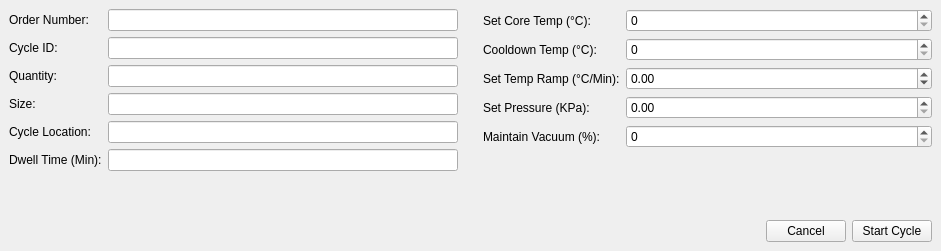
<?xml version="1.0" encoding="UTF-8"?>
<!-- filepath: /c:/DEV/Python/PLC Integration/src1-main/src1-main/RaspPiReader-master/RaspPiReader/qt/startCycle.ui -->
<ui version="4.0">
 <class>CycleStart</class>
 <widget class="QMainWindow" name="CycleStart">
  <property name="geometry">
   <rect>
    <x>0</x>
    <y>0</y>
    <width>941</width>
    <height>251</height>
   </rect>
  </property>
  <property name="windowTitle">
   <string>Start New Cycle</string>
  </property>
  <widget class="QWidget" name="centralwidget">
   <layout class="QGridLayout" name="gridLayout">
    <!-- Top row: Two horizontal layouts side by side -->
    <item row="0" column="0">
     <layout class="QHBoxLayout" name="horizontalLayout_2">
      <!-- Left: Cycle details form -->
      <item>
       <layout class="QFormLayout" name="formLayout">
        <item row="0" column="0">
         <widget class="QLabel" name="orderNumberLabel">
          <property name="text">
           <string>Order Number:</string>
          </property>
         </widget>
        </item>
        <item row="0" column="1">
         <widget class="QLineEdit" name="orderNumberLineEdit">
          <property name="sizePolicy">
           <sizepolicy hsizetype="Expanding" vsizetype="Expanding">
            <horstretch>0</horstretch>
            <verstretch>0</verstretch>
           </sizepolicy>
          </property>
         </widget>
        </item>
        <item row="1" column="0">
         <widget class="QLabel" name="cycleIDLabel">
          <property name="text">
           <string>Cycle ID:</string>
          </property>
         </widget>
        </item>
        <item row="1" column="1">
         <widget class="QLineEdit" name="cycleIDLineEdit">
          <property name="sizePolicy">
           <sizepolicy hsizetype="Expanding" vsizetype="Expanding">
            <horstretch>0</horstretch>
            <verstretch>0</verstretch>
           </sizepolicy>
          </property>
         </widget>
        </item>
        <item row="2" column="0">
         <widget class="QLabel" name="quantityLabel">
          <property name="text">
           <string>Quantity:</string>
          </property>
         </widget>
        </item>
        <item row="2" column="1">
         <widget class="QLineEdit" name="quantityLineEdit"/>
        </item>
        <item row="3" column="0">
         <widget class="QLabel" name="sizeLabel">
          <property name="text">
           <string>Size:</string>
          </property>
         </widget>
        </item>
        <item row="3" column="1">
         <widget class="QLineEdit" name="sizeLineEdit">
          <property name="sizePolicy">
           <sizepolicy hsizetype="Expanding" vsizetype="Expanding">
            <horstretch>0</horstretch>
            <verstretch>0</verstretch>
           </sizepolicy>
          </property>
         </widget>
        </item>
        <item row="4" column="0">
         <widget class="QLabel" name="cycleLocationLabel">
          <property name="text">
           <string>Cycle Location:</string>
          </property>
         </widget>
        </item>
        <item row="4" column="1">
         <widget class="QLineEdit" name="cycleLocationLineEdit">
          <property name="sizePolicy">
           <sizepolicy hsizetype="Expanding" vsizetype="Expanding">
            <horstretch>0</horstretch>
            <verstretch>0</verstretch>
           </sizepolicy>
          </property>
         </widget>
        </item>
        <item row="5" column="0">
         <widget class="QLabel" name="dwellTimeLabel">
          <property name="text">
           <string>Dwell Time (Min):</string>
          </property>
         </widget>
        </item>
        <item row="5" column="1">
         <widget class="QLineEdit" name="dwellTimeLineEdit">
          <property name="sizePolicy">
           <sizepolicy hsizetype="Expanding" vsizetype="Expanding">
            <horstretch>0</horstretch>
            <verstretch>0</verstretch>
           </sizepolicy>
          </property>
         </widget>
        </item>
       </layout>
      </item>
      <!-- Spacer -->
      <item>
       <spacer name="horizontalSpacer_2">
        <property name="orientation">
         <enum>Qt::Horizontal</enum>
        </property>
        <property name="sizeType">
         <enum>QSizePolicy::Fixed</enum>
        </property>
        <property name="sizeHint" stdset="0">
         <size>
          <width>19</width>
          <height>20</height>
         </size>
        </property>
       </spacer>
      </item>
      <!-- Right: Settings form -->
      <item>
       <layout class="QFormLayout" name="formLayout_2">
        <property name="fieldGrowthPolicy">
         <enum>QFormLayout::AllNonFixedFieldsGrow</enum>
        </property>
        <item row="0" column="0">
         <widget class="QLabel" name="tempSetpointLabel">
          <property name="text">
           <string>Set Core Temp (°C):</string>
          </property>
         </widget>
        </item>
        <item row="0" column="1">
         <widget class="QSpinBox" name="tempSetpointSpinBox">
          <property name="sizePolicy">
           <sizepolicy hsizetype="Expanding" vsizetype="Preferred">
            <horstretch>0</horstretch>
            <verstretch>0</verstretch>
           </sizepolicy>
          </property>
          <property name="locale">
           <locale language="English" country="UnitedStates"/>
          </property>
          <property name="maximum">
           <number>10000</number>
          </property>
         </widget>
        </item>
        <item row="1" column="0">
         <widget class="QLabel" name="cooldownTempLabel">
          <property name="text">
           <string>Cooldown Temp (°C):</string>
          </property>
         </widget>
        </item>
        <item row="1" column="1">
         <widget class="QSpinBox" name="cooldownTempSpinBox">
          <property name="sizePolicy">
           <sizepolicy hsizetype="Minimum" vsizetype="Preferred">
            <horstretch>0</horstretch>
            <verstretch>0</verstretch>
           </sizepolicy>
          </property>
          <property name="locale">
           <locale language="English" country="UnitedStates"/>
          </property>
          <property name="maximum">
           <number>10000</number>
          </property>
         </widget>
        </item>
        <item row="2" column="0">
         <widget class="QLabel" name="setTempRampLabel">
          <property name="text">
           <string>Set Temp Ramp (°C/Min):</string>
          </property>
         </widget>
        </item>
        <item row="2" column="1">
         <widget class="QDoubleSpinBox" name="setTempRampLineDoubleSpinBox">
          <property name="sizePolicy">
           <sizepolicy hsizetype="Minimum" vsizetype="Preferred">
            <horstretch>0</horstretch>
            <verstretch>0</verstretch>
           </sizepolicy>
          </property>
          <property name="locale">
           <locale language="English" country="UnitedStates"/>
          </property>
          <property name="minimum">
           <double>-100.0</double>
          </property>
          <property name="maximum">
           <double>1000.0</double>
          </property>
         </widget>
        </item>
        <item row="3" column="0">
         <widget class="QLabel" name="setPressureLabel">
          <property name="text">
           <string>Set Pressure (KPa):</string>
          </property>
         </widget>
        </item>
        <item row="3" column="1">
         <widget class="QDoubleSpinBox" name="setPressureKPaDoubleSpinBox">
          <property name="sizePolicy">
           <sizepolicy hsizetype="Minimum" vsizetype="Preferred">
            <horstretch>0</horstretch>
            <verstretch>0</verstretch>
           </sizepolicy>
          </property>
          <property name="locale">
           <locale language="English" country="UnitedStates"/>
          </property>
          <property name="maximum">
           <double>1000000.0</double>
          </property>
         </widget>
        </item>
        <item row="4" column="0">
         <widget class="QLabel" name="maintainVacuumLabel">
          <property name="text">
           <string>Maintain Vacuum (%):</string>
          </property>
         </widget>
        </item>
        <item row="4" column="1">
         <widget class="QSpinBox" name="maintainVacuumSpinBox">
          <property name="sizePolicy">
           <sizepolicy hsizetype="Minimum" vsizetype="Preferred">
            <horstretch>0</horstretch>
            <verstretch>0</verstretch>
           </sizepolicy>
          </property>
          <property name="locale">
           <locale language="English" country="UnitedStates"/>
          </property>
          <property name="maximum">
           <number>100</number>
          </property>
         </widget>
        </item>
       </layout>
      </item>
     </layout>
    </item>
    <!-- Bottom row: Buttons -->
    <item row="1" column="0">
     <spacer name="verticalSpacer">
      <property name="orientation">
       <enum>Qt::Vertical</enum>
      </property>
      <property name="sizeHint">
       <size>
        <width>20</width>
        <height>123</height>
       </size>
      </property>
     </spacer>
    </item>
    <item row="2" column="0">
     <layout class="QHBoxLayout" name="horizontalLayout">
      <item>
       <spacer name="horizontalSpacer">
        <property name="orientation">
         <enum>Qt::Horizontal</enum>
        </property>
        <property name="sizeHint">
         <size>
          <width>40</width>
          <height>20</height>
         </size>
        </property>
       </spacer>
      </item>
      <item>
       <widget class="QPushButton" name="cancelPushButton">
        <property name="text">
         <string>Cancel</string>
        </property>
       </widget>
      </item>
      <item>
       <widget class="QPushButton" name="startPushButton">
        <property name="text">
         <string>Start Cycle</string>
        </property>
       </widget>
      </item>
     </layout>
    </item>
   </layout>
  </widget>
 </widget>
 <resources/>
 <connections/>
</ui>
